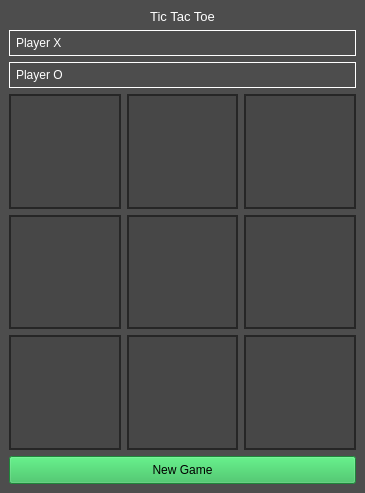
<?xml version="1.0" encoding="UTF-8"?>
<ui version="4.0">
 <class>MainWindow</class>
 <widget class="QMainWindow" name="MainWindow">
  <property name="geometry">
   <rect>
    <x>0</x>
    <y>0</y>
    <width>365</width>
    <height>493</height>
   </rect>
  </property>
  <property name="windowTitle">
   <string>Tic Tac Toe</string>
  </property>
  <property name="styleSheet">
   <string notr="true">background: #4d4d4d;</string>
  </property>
  <widget class="QWidget" name="centralwidget">
   <layout class="QVBoxLayout" name="verticalLayout_2">
    <item>
     <layout class="QVBoxLayout" name="verticalLayout">
      <item>
       <widget class="QLabel" name="label">
        <property name="sizePolicy">
         <sizepolicy hsizetype="Preferred" vsizetype="Fixed">
          <horstretch>0</horstretch>
          <verstretch>0</verstretch>
         </sizepolicy>
        </property>
        <property name="maximumSize">
         <size>
          <width>16777215</width>
          <height>16777215</height>
         </size>
        </property>
        <property name="font">
         <font>
          <pointsize>10</pointsize>
         </font>
        </property>
        <property name="styleSheet">
         <string notr="true">color: #fff;</string>
        </property>
        <property name="text">
         <string>Tic Tac Toe</string>
        </property>
        <property name="alignment">
         <set>Qt::AlignmentFlag::AlignCenter</set>
        </property>
       </widget>
      </item>
      <item>
       <widget class="QLineEdit" name="inputX">
        <property name="enabled">
         <bool>true</bool>
        </property>
        <property name="styleSheet">
         <string notr="true">border: 1px solid #fff;
padding: 4px;
color: #fff</string>
        </property>
        <property name="text">
         <string>Player X</string>
        </property>
       </widget>
      </item>
      <item>
       <widget class="QLineEdit" name="inputO">
        <property name="styleSheet">
         <string notr="true">border: 1px solid #fff;
padding: 4px;
color: #fff</string>
        </property>
        <property name="text">
         <string>Player O</string>
        </property>
       </widget>
      </item>
      <item>
       <layout class="QGridLayout" name="gridLayout">
        <item row="1" column="2">
         <widget class="QPushButton" name="btn3x2">
          <property name="sizePolicy">
           <sizepolicy hsizetype="Expanding" vsizetype="Expanding">
            <horstretch>0</horstretch>
            <verstretch>0</verstretch>
           </sizepolicy>
          </property>
          <property name="font">
           <font>
            <pointsize>30</pointsize>
           </font>
          </property>
          <property name="styleSheet">
           <string notr="true">background: #474747;
border: 2px solid #262626;</string>
          </property>
          <property name="text">
           <string/>
          </property>
         </widget>
        </item>
        <item row="0" column="1">
         <widget class="QPushButton" name="btn2x1">
          <property name="sizePolicy">
           <sizepolicy hsizetype="Expanding" vsizetype="Expanding">
            <horstretch>0</horstretch>
            <verstretch>0</verstretch>
           </sizepolicy>
          </property>
          <property name="font">
           <font>
            <pointsize>30</pointsize>
           </font>
          </property>
          <property name="styleSheet">
           <string notr="true">background: #474747;
border: 2px solid #262626;</string>
          </property>
          <property name="text">
           <string/>
          </property>
         </widget>
        </item>
        <item row="1" column="1">
         <widget class="QPushButton" name="btn2x2">
          <property name="sizePolicy">
           <sizepolicy hsizetype="Expanding" vsizetype="Expanding">
            <horstretch>0</horstretch>
            <verstretch>0</verstretch>
           </sizepolicy>
          </property>
          <property name="font">
           <font>
            <pointsize>30</pointsize>
           </font>
          </property>
          <property name="styleSheet">
           <string notr="true">background: #474747;
border: 2px solid #262626;</string>
          </property>
          <property name="text">
           <string/>
          </property>
         </widget>
        </item>
        <item row="0" column="2">
         <widget class="QPushButton" name="btn3x1">
          <property name="sizePolicy">
           <sizepolicy hsizetype="Expanding" vsizetype="Expanding">
            <horstretch>0</horstretch>
            <verstretch>0</verstretch>
           </sizepolicy>
          </property>
          <property name="font">
           <font>
            <pointsize>30</pointsize>
           </font>
          </property>
          <property name="styleSheet">
           <string notr="true">background: #474747;
border: 2px solid #262626;</string>
          </property>
          <property name="text">
           <string/>
          </property>
         </widget>
        </item>
        <item row="1" column="0">
         <widget class="QPushButton" name="btn1x2">
          <property name="sizePolicy">
           <sizepolicy hsizetype="Expanding" vsizetype="Expanding">
            <horstretch>0</horstretch>
            <verstretch>0</verstretch>
           </sizepolicy>
          </property>
          <property name="font">
           <font>
            <pointsize>30</pointsize>
           </font>
          </property>
          <property name="styleSheet">
           <string notr="true">background: #474747;
border: 2px solid #262626;</string>
          </property>
          <property name="text">
           <string/>
          </property>
         </widget>
        </item>
        <item row="2" column="1">
         <widget class="QPushButton" name="btn2x3">
          <property name="sizePolicy">
           <sizepolicy hsizetype="Expanding" vsizetype="Expanding">
            <horstretch>0</horstretch>
            <verstretch>0</verstretch>
           </sizepolicy>
          </property>
          <property name="font">
           <font>
            <pointsize>30</pointsize>
           </font>
          </property>
          <property name="styleSheet">
           <string notr="true">background: #474747;
border: 2px solid #262626;</string>
          </property>
          <property name="text">
           <string/>
          </property>
         </widget>
        </item>
        <item row="2" column="0">
         <widget class="QPushButton" name="btn1x3">
          <property name="sizePolicy">
           <sizepolicy hsizetype="Expanding" vsizetype="Expanding">
            <horstretch>0</horstretch>
            <verstretch>0</verstretch>
           </sizepolicy>
          </property>
          <property name="font">
           <font>
            <pointsize>30</pointsize>
           </font>
          </property>
          <property name="styleSheet">
           <string notr="true">background: #474747;
border: 2px solid #262626;</string>
          </property>
          <property name="text">
           <string/>
          </property>
         </widget>
        </item>
        <item row="0" column="0">
         <widget class="QPushButton" name="btn1x1">
          <property name="sizePolicy">
           <sizepolicy hsizetype="Expanding" vsizetype="Expanding">
            <horstretch>0</horstretch>
            <verstretch>0</verstretch>
           </sizepolicy>
          </property>
          <property name="font">
           <font>
            <pointsize>30</pointsize>
           </font>
          </property>
          <property name="styleSheet">
           <string notr="true">background: #474747;
border: 2px solid #262626;</string>
          </property>
          <property name="text">
           <string/>
          </property>
          <property name="autoDefault">
           <bool>false</bool>
          </property>
         </widget>
        </item>
        <item row="2" column="2">
         <widget class="QPushButton" name="btn3x3">
          <property name="sizePolicy">
           <sizepolicy hsizetype="Expanding" vsizetype="Expanding">
            <horstretch>0</horstretch>
            <verstretch>0</verstretch>
           </sizepolicy>
          </property>
          <property name="font">
           <font>
            <pointsize>30</pointsize>
           </font>
          </property>
          <property name="styleSheet">
           <string notr="true">background: #474747;
border: 2px solid #262626;</string>
          </property>
          <property name="text">
           <string/>
          </property>
         </widget>
        </item>
       </layout>
      </item>
      <item>
       <widget class="QPushButton" name="btnNewGame">
        <property name="styleSheet">
         <string notr="true">background: #2cbb53; padding: 6px</string>
        </property>
        <property name="text">
         <string>New Game</string>
        </property>
       </widget>
      </item>
     </layout>
    </item>
   </layout>
  </widget>
 </widget>
 <resources/>
 <connections/>
</ui>
